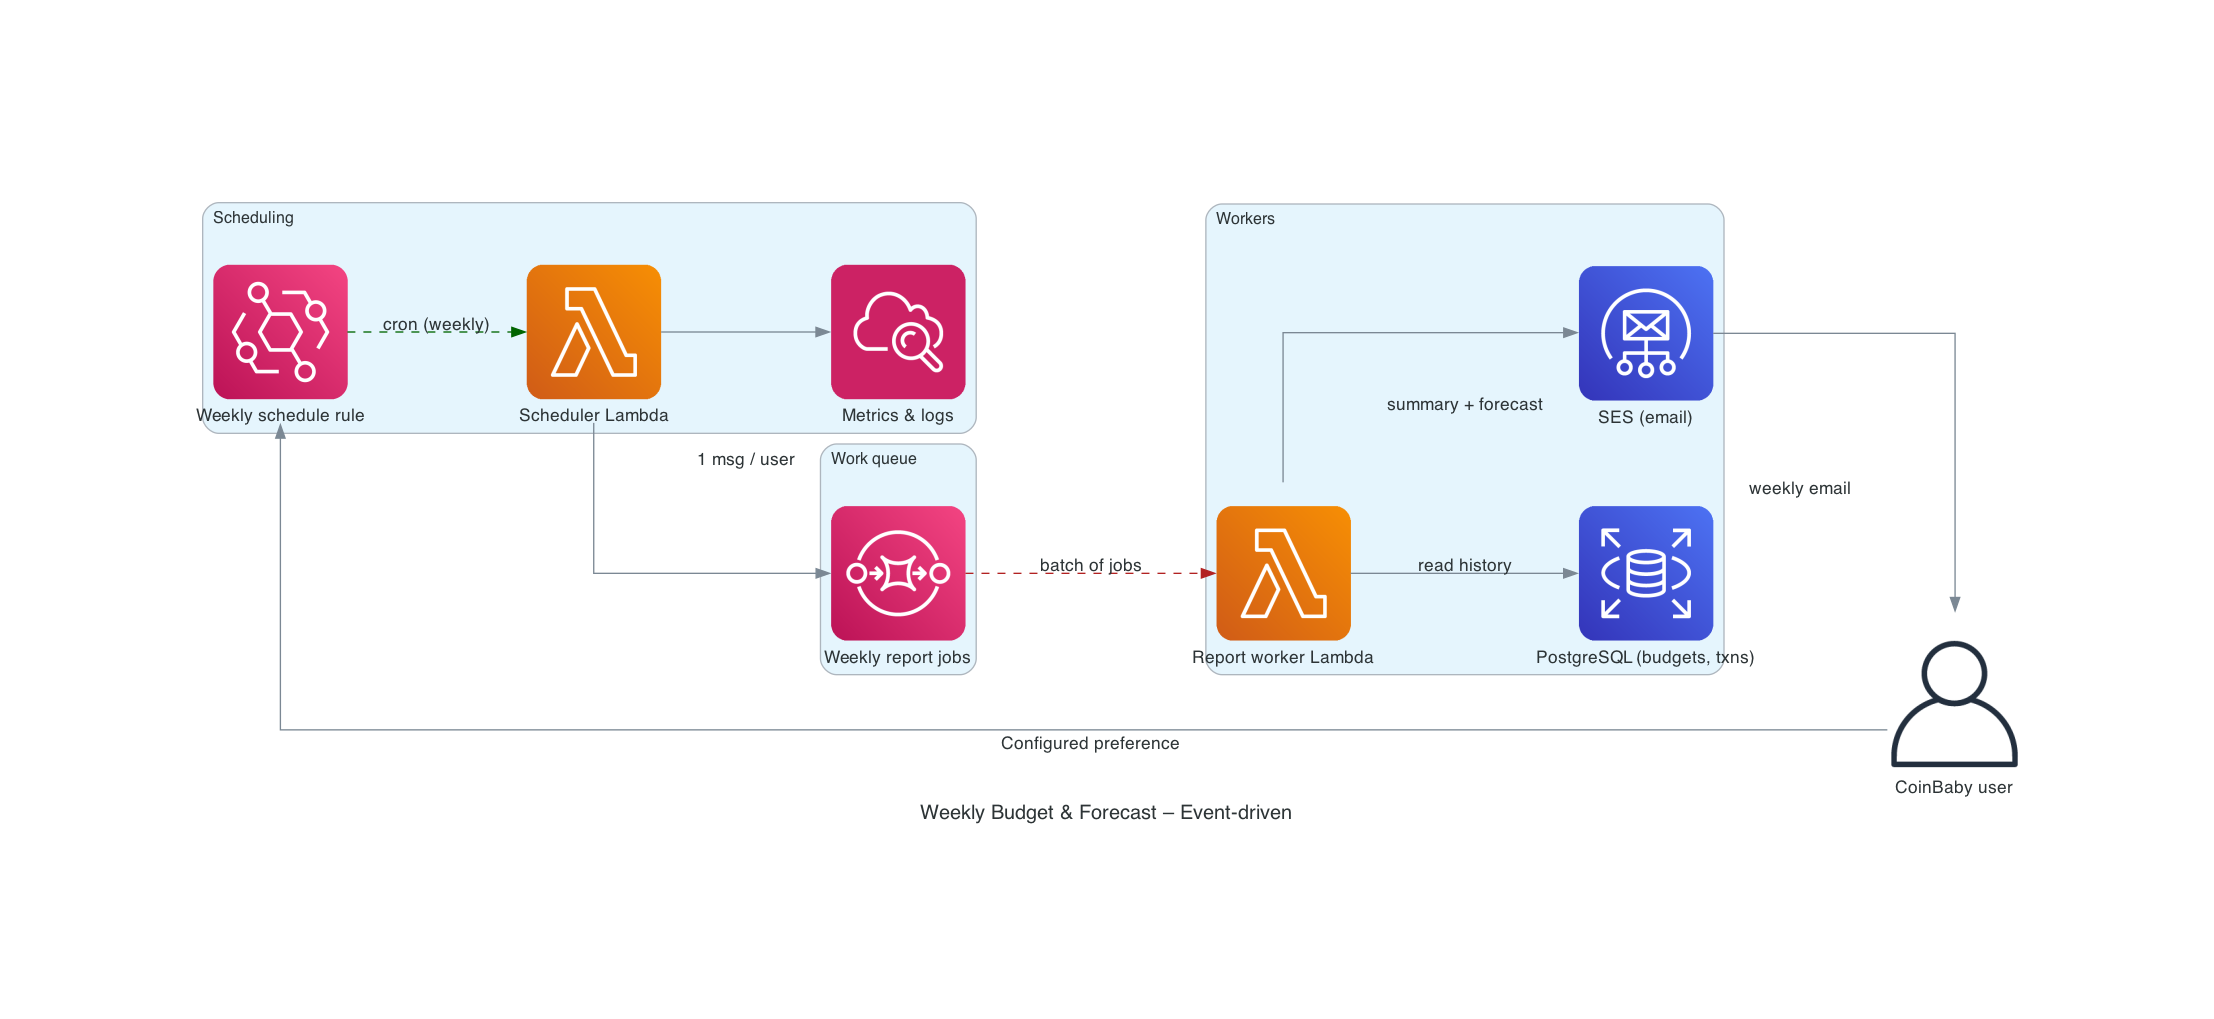

Generate this figure with Python:
from diagrams import Diagram, Cluster, Edge
from diagrams.onprem.client import User

from diagrams.aws.integration import Eventbridge, SQS
from diagrams.aws.compute import Lambda
from diagrams.aws.database import RDS
from diagrams.aws.engagement import SES
from diagrams.aws.management import Cloudwatch


with Diagram(
    "Weekly Budget & Forecast – Event-driven",
    filename="weekly_budget_reports",
    show=False,
    direction="LR",
):
    user = User("CoinBaby user")

    with Cluster("Scheduling"):
        rule = Eventbridge("Weekly schedule rule")
        scheduler_lambda = Lambda("Scheduler Lambda")
        cw = Cloudwatch("Metrics & logs")

    with Cluster("Work queue"):
        queue = SQS("Weekly report jobs")

    with Cluster("Workers"):
        worker_lambda = Lambda("Report worker Lambda")
        db = RDS("PostgreSQL (budgets, txns)")
        mailer = SES("SES (email)")

    # Time-based trigger
    user >> Edge(label="Configured preference") >> rule
    rule >> Edge(color="darkgreen", style="dashed", label="cron (weekly)") >> scheduler_lambda
    scheduler_lambda >> Edge(label="1 msg / user") >> queue
    scheduler_lambda >> cw

    # Fan-out processing of per-user jobs
    queue >> Edge(color="firebrick", style="dashed", label="batch of jobs") >> worker_lambda
    worker_lambda >> Edge(label="read history") >> db
    worker_lambda >> Edge(label="summary + forecast") >> mailer
    mailer >> Edge(label="weekly email") >> user
